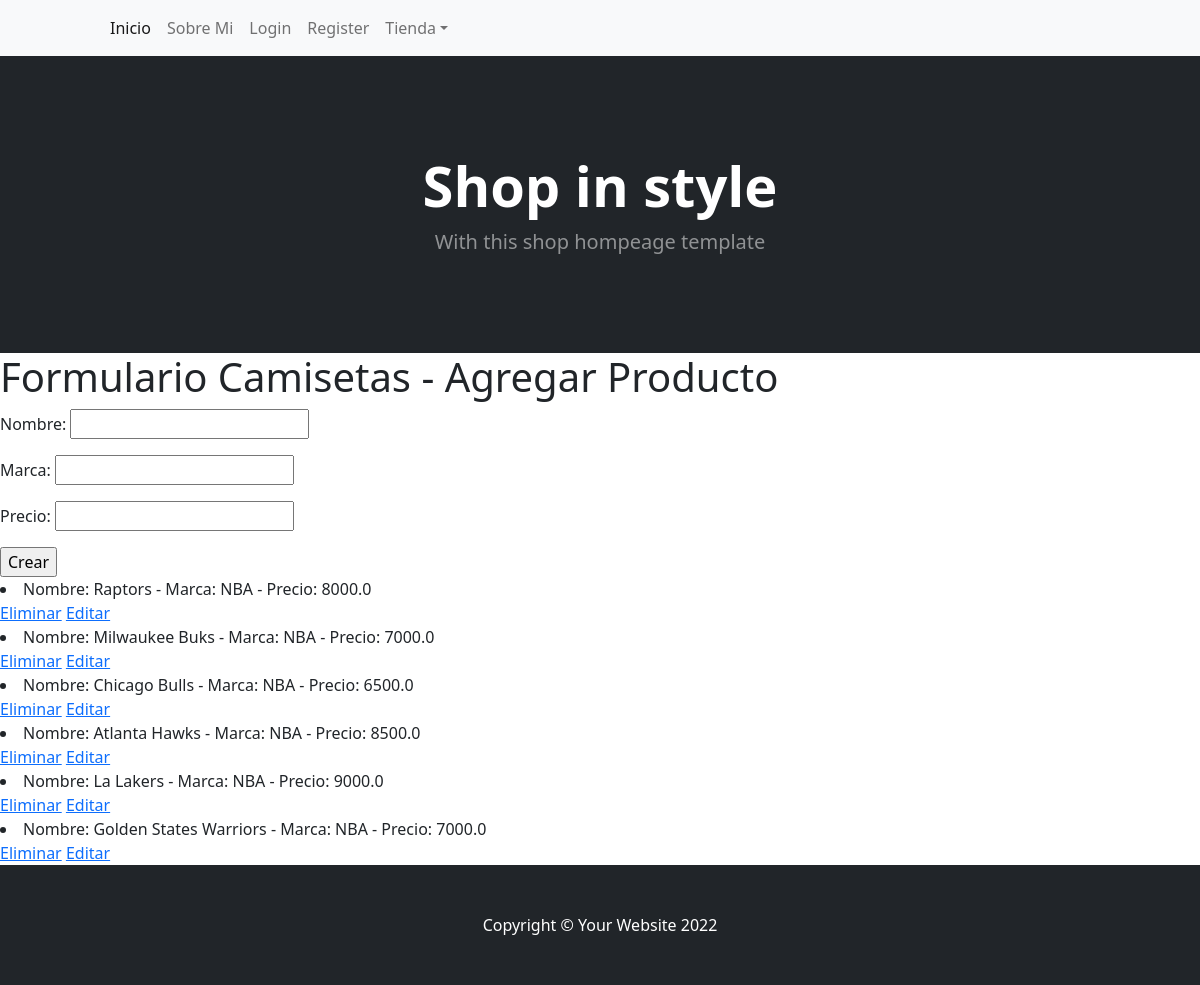
Screenshot of /productos/camisetas/ with the database file from the repository.
### productos/models.py (models this page shows)
class camisetas(models.Model):
    nombre = models.CharField(max_length=150)
    marca = models.CharField(max_length=150)
    precio = models.FloatField()
    def __str__(self):
        return f"Nombre: {self.nombre} - Marca: {self.marca} - Precio: {self.precio}"

### productos/views.py (the view, shortened to what this page needs)
# urls.py: path("camisetas/", Camisetas, name="camisetas"),
def Camisetas(request):
    Camisetas = camisetas.objects.all()
    if request.method == "GET":
        formulario = formularioCamisetas
        context = {
            "camiseta": Camisetas,
            "formulario": formulario,
        }
        return render(request, "productos/camisetas.html", context)

### productos/templates/productos/camisetas.html (shortened to what this page needs)
<!DOCTYPE html>
<html lang="en">
    <head>
        {% load static %}
        <link href="https://cdn.jsdelivr.net/npm/bootstrap-icons@1.5.0/font/bootstrap-icons.css" rel="stylesheet" />
        <link href="{% static 'productos/css/styles.css' %}" rel="stylesheet" />
    </head>
    <body>
        <nav class="navbar navbar-expand-lg navbar-light bg-light">
            <div class="container px-4 px-lg-5">
                <div class="collapse navbar-collapse" id="navbarSupportedContent">
                    <ul class="navbar-nav me-auto mb-2 mb-lg-0 ms-lg-4">
                        <li class="nav-item"><a class="nav-link active" aria-current="page" href="/productos/">Inicio</a></li>
                        <li class="nav-item"><a class="nav-link" href="#!">Sobre Mi</a></li>
                        <li class="nav-item"><a class="nav-link" href="/auth/login/">Login</a></li>
                        <li class="nav-item"><a class="nav-link" href="/auth/register/">Register</a></li>
                        <li class="nav-item dropdown">
                            <a class="nav-link dropdown-toggle" id="navbarDropdown" href="#" role="button" data-bs-toggle="dropdown" aria-expanded="false">Tienda</a>
                        </li>
                    </ul>
                </div>
            </div>
        </nav>
        <header class="bg-dark py-5">
            <div class="container px-4 px-lg-5 my-5">
                <div class="text-center text-white">
                    <h1 class="display-4 fw-bolder">Shop in style</h1>
                    <p class="lead fw-normal text-white-50 mb-0">With this shop hompeage template</p>
                </div>
            </div>
        </header>
        <div>
            <h1>Formulario Camisetas - Agregar Producto</h1>
                <form " method="post">{% csrf_token %}
                    {{ formulario.as_p }}
                    <input type="submit" value="Crear">
                </form>
                {% for p in camiseta %}
                    <li>{{p}}</li> <a href="{%url 'EliminarCamisetas' p.id %}">Eliminar</a>
                    <a href="{%url 'EditarCamisetas' p.id %}">Editar</a>
                {% endfor %}
        <footer class="py-5 bg-dark">
            <div class="container"><p class="m-0 text-center text-white">Copyright &copy; Your Website 2022</p></div>
        </footer>
    </body>
</html>

### rows the page displays
camisetas: nombre+marca+precio "Nombre: Raptors - Marca: NBA - Precio: 8000.0"
camisetas: nombre+marca+precio "Nombre: Milwaukee Buks - Marca: NBA - Precio: 7000.0"
camisetas: nombre+marca+precio "Nombre: Chicago Bulls - Marca: NBA - Precio: 6500.0"
camisetas: nombre+marca+precio "Nombre: Atlanta Hawks - Marca: NBA - Precio: 8500.0"
camisetas: nombre+marca+precio "Nombre: La Lakers - Marca: NBA - Precio: 9000.0"
camisetas: nombre+marca+precio "Nombre: Golden States Warriors - Marca: NBA - Precio: 7000.0"
